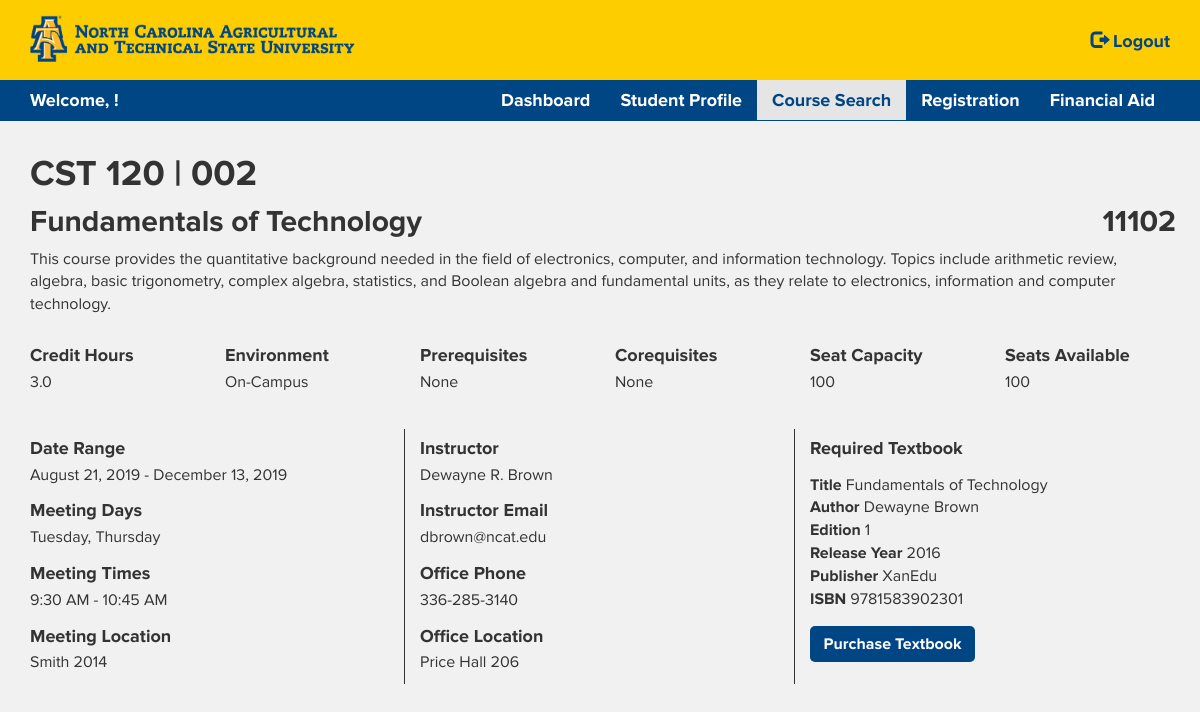
The app's page /information.php?id=11102 (signed in) with its own data.
### tables this page shows
CREATE TABLE `section` (
  `crn` int(5) NOT NULL,
  `course_id` int(5) NOT NULL,
  `section_number` varchar(3) NOT NULL,
  `instructor_id` int(9) NOT NULL,
  `semester_id` int(5) NOT NULL,
  `type_id` int(1) NOT NULL,
  `meeting_days` varchar(5) DEFAULT NULL,
  `start_time` time DEFAULT NULL,
  `end_time` time DEFAULT NULL,
  `meeting_location` varchar(255) NOT NULL,
  `seat_capacity` int(3) NOT NULL,
  PRIMARY KEY (`crn`),
  KEY `course_id` (`course_id`),
  KEY `instructor_id` (`instructor_id`),
  KEY `semester_id` (`semester_id`),
  KEY `type_id` (`type_id`)
);

CREATE TABLE `subject` (
  `subject_id` int(5) NOT NULL,
  `subject_title` varchar(255) NOT NULL,
  `subject_abbreviation` varchar(4) NOT NULL,
  PRIMARY KEY (`subject_id`)
);

CREATE TABLE `course` (
  `course_id` int(5) NOT NULL,
  `course_number` int(3) NOT NULL,
  `course_title` varchar(255) NOT NULL,
  `course_description` text NOT NULL,
  `department_id` int(5) NOT NULL,
  `subject_id` varchar(4) NOT NULL,
  `credit_hours` decimal(2,1) NOT NULL,
  `level_id` int(1) NOT NULL,
  `prerequisite_id` int(9) DEFAULT NULL,
  `corequisite_id` int(9) DEFAULT NULL,
  `isbn` varchar(13) DEFAULT NULL,
  PRIMARY KEY (`course_id`),
  KEY `department_id` (`department_id`),
  KEY `subject_id` (`subject_id`),
  KEY `level_id` (`level_id`),
  KEY `prerequisite_id` (`prerequisite_id`),
  KEY `corequisite_id` (`corequisite_id`),
  KEY `isbn` (`isbn`)
);

CREATE TABLE `course_type` (
  `type_id` int(1) NOT NULL,
  `type_name` varchar(255) NOT NULL,
  PRIMARY KEY (`type_id`)
);

CREATE TABLE `semester` (
  `semester_id` int(5) NOT NULL,
  `semester_title` varchar(255) NOT NULL,
  `start_date` date NOT NULL,
  `finish_date` date NOT NULL,
  PRIMARY KEY (`semester_id`)
);

CREATE TABLE `instructor` (
  `instructor_id` int(9) NOT NULL,
  `first_name` varchar(255) NOT NULL,
  `middle_initial` char(1) DEFAULT NULL,
  `last_name` varchar(255) NOT NULL,
  `email` varchar(255) NOT NULL,
  `office_location` varchar(255) DEFAULT NULL,
  `office_phone` char(10) DEFAULT NULL,
  `department_id` int(5) NOT NULL,
  PRIMARY KEY (`instructor_id`),
  KEY `department_id` (`department_id`)
);

CREATE TABLE `textbook` (
  `isbn` varchar(13) NOT NULL,
  `textbook_title` varchar(255) NOT NULL,
  `author_id` int(5) NOT NULL,
  `textbook_edition` int(2) NOT NULL,
  `textbook_release_year` year(4) NOT NULL,
  `publisher_id` int(5) NOT NULL,
  PRIMARY KEY (`isbn`),
  KEY `author_id` (`author_id`),
  KEY `publisher_id` (`publisher_id`)
);

CREATE TABLE `author` (
  `author_id` int(5) NOT NULL,
  `author_name` varchar(255) NOT NULL,
  PRIMARY KEY (`author_id`)
);

CREATE TABLE `publisher` (
  `publisher_id` int(5) NOT NULL,
  `publisher_name` varchar(255) NOT NULL,
  PRIMARY KEY (`publisher_id`)
);

### information.php (the view, shortened to what this page needs)
<?php
include 'config.php';
?>
<?php
$crn=$_GET["id"];
$sql_info="SELECT crn, section_number, meeting_days, start_time, end_time, meeting_location, seat_capacity, first_name, middle_initial, last_name, email, office_location, office_phone, course_number, course_title, course_description, credit_hours, subject_abbreviation, type_name, start_date, finish_date, textbook.isbn, textbook_title, textbook_release_year, textbook_edition, author_name, publisher_name
FROM section, instructor, course, subject, course_type, semester, textbook, author, publisher
WHERE crn='$crn' AND section.instructor_id=instructor.instructor_id AND section.course_id=course.course_id AND section.type_id=course_type.type_id AND course.subject_id=subject.subject_id AND section.semester_id=semester.semester_id AND course.isbn=textbook.isbn AND author.author_id=textbook.author_id AND publisher.publisher_id=textbook.publisher_id";
$result_info = $conn->query($sql_info);
if ($result_info->num_rows > 0) {
    $row_info = $result_info->fetch_assoc();
    $section=$row_info["section_number"];
    $meeting_days=$row_info["meeting_days"];
    $start_time=date('g:i A', strtotime($row_info["start_time"]));
    $end_time=date('g:i A', strtotime($row_info["end_time"]));
    $meeting_location=$row_info["meeting_location"];
    $seat_capacity=$row_info["seat_capacity"];
    $first_name=$row_info["first_name"];
    $middle_initial=$row_info["middle_initial"];
    $last_name=$row_info["last_name"];
    $email=$row_info["email"];
    $office_location=$row_info["office_location"];
    $office_phone=$row_info["office_phone"];
    $course_number=$row_info["course_number"];
    $course_title=$row_info["course_title"];
    $course_description=$row_info["course_description"];
    $credit_hours=$row_info["credit_hours"];
    $subject_abbreviation=$row_info["subject_abbreviation"];
    $type_name=$row_info["type_name"];
    $start_date=date('F j, Y', strtotime($row_info["start_date"]));
    $finish_date=date('F j, Y', strtotime($row_info["finish_date"]));
    $isbn=$row_info["isbn"];
    $textbook_title=$row_info["textbook_title"];
    $textbook_edition=$row_info["textbook_edition"];
    $textbook_release_year=$row_info["textbook_release_year"];
    $author_name=$row_info["author_name"];
    $publisher_name=$row_info["publisher_name"];
}
$sql_seats="SELECT COUNT(*) AS seats_taken FROM registration WHERE registration.crn='$crn'";
$result_seats = $conn->query($sql_seats);
$row_seats = $result_seats->fetch_assoc();
$seats_taken=$row_seats["seats_taken"];
$seats_available=$seat_capacity-$seats_taken;
$sql_prerequisite="SELECT subject_abbreviation, p.course_number FROM course AS s, course AS p, section, subject WHERE crn='$crn' AND s.prerequisite_id=p.course_id AND s.course_id=section.course_id AND p.subject_id=subject.subject_id";
$result_prerequisite = $conn->query($sql_prerequisite);
$row_prerequisite = $result_prerequisite->fetch_assoc();
$prerequisite_abbreviation=$row_prerequisite["subject_abbreviation"];
$prerequisite_number=$row_prerequisite["course_number"];
$sql_corequisite="SELECT subject_abbreviation, c.course_number FROM course AS s, course AS c, section, subject WHERE crn='$crn' AND s.corequisite_id=c.course_id AND s.course_id=section.course_id AND c.subject_id=subject.subject_id";
$result_corequisite = $conn->query($sql_corequisite);
$row_corequisite = $result_corequisite->fetch_assoc();
$corequisite_abbreviation=$row_corequisite["subject_abbreviation"];
$corequisite_number=$row_corequisite["course_number"];
?>
<!DOCTYPE html>
<html lang="en">
    <head>
        <link rel="stylesheet" href="https://maxcdn.bootstrapcdn.com/bootstrap/3.3.7/css/bootstrap.min.css">
        <link rel="stylesheet" href="https://use.fontawesome.com/releases/v5.7.2/css/all.css">
        <link rel="stylesheet" type="text/css" href="/stylesheets/stylesheet.css">
    </head>
    <body style="margin-bottom:35px;">
        <nav class="navbar navbar-inverse navbar-fixed-top">
            <div class="container" style="height:80px;">
                <div class="navbar-header">
                    <a class="navbar-brand" href="/dashboard.php"><img src="/images/Logo.png" style="width:325px;"></a>
                </div>
                <ul class="nav navbar-nav navbar-right">
                    <li><a href="/logout.php" class="logout"><span class="glyphicon glyphicon-log-out"></span> Logout</a></li>
                </ul>
            </div>
            <div class="container-fluid" style="background:#004684;">
                <div class="container">
                    <div class="navbar-header welcome-message">
                        Welcome, <?=$_SESSION['name']?>!
                    </div>
                <ul class="nav navbar-nav">
                    <li><a href="dashboard.php">Dashboard</a></li>
                    <li><a href="profile.php">Student Profile</a></li>
                    <li class="active"><a href="search.php">Course Search</a></li>
                    <li><a href="registration.php">Registration</a></li>
                    <li><a href="financial.php">Financial Aid</a></li>
                </ul>
                </div>
            </div>
        </nav>
        <div class="container">
            <div class="row">
                <div class="col-sm-12">
                    <h1><?php echo $subject_abbreviation . " " . $course_number . " | " . $section; ?></h1>
                </div>
                <div class="col-sm-11">
                    <h2 style="margin-top:0;"><?php echo $course_title; ?></h2>
                </div>
                <div class="col-sm-1">
                    <h2 style="margin-top:0;"><?php echo $crn; ?></h2>
                </div>
            </div>
            <p style="margin-bottom:20px;"><?php echo $course_description; ?></p>
            <div class="row">
                <div class="col-sm-2">
                    <h4>Credit Hours</h4>
                    <p><?php echo $credit_hours; ?></p>
                </div>
                <div class="col-sm-2">
                    <h4>Environment</h4>
                    <p><?php echo $type_name; ?></p>
                </div>
                <div class="col-sm-2">
                    <h4>Prerequisites</h4>
                    <p>
                        <?php
                        if ($prerequisite_number === NULL) {
                            echo "None";
                        }
                        else {
                            echo $prerequisite_abbreviation . " " . $prerequisite_number;
                        }
                        ?>
                    </p>
                </div>
                <div class="col-sm-2">
                    <h4>Corequisites</h4>
                    <p>
                        <?php
                        if ($corequisite_number === NULL) {
                            echo "None";
                        }
                        else {
                            echo $corequisite_abbreviation . " " . $corequisite_number;
                        }
                        ?>
                    </p>
                </div>
                <div class="col-sm-2">
                    <h4>Seat Capacity</h4>
                    <p><?php echo $seat_capacity; ?></p>
                </div>
                <div class="col-sm-2">
                    <h4>Seats Available</h4>
                    <p><?php echo $seats_available; ?></p>
                </div>
            </div>
            <div class="row" style="margin-top:25px;">
                <div class="col-sm-4" style="border-right:1px solid;">
                    <h4>Date Range</h4>
                    <p style="margin-bottom:15px;"><?php echo $start_date . " - " . $finish_date; ?></p>
                    <h4>Meeting Days</h4>
                    <p style="margin-bottom:15px;">
                        <?php
                        if ($meeting_days === "") {
                            echo "N/A";
                        }
                        else {
                            $days_initial = ["M", "T", "W", "R", "F"];
                            $days = ["Monday,", " Tuesday,", " Wednesday,", " Thursday,", " Friday,"];
                            echo rtrim(str_replace($days_initial,$days,$meeting_days), ',');
                        }
                        ?>
                    </p>
                    <h4>Meeting Times</h4>
                    <p style="margin-bottom:15px;">
                        <?php
                        if ($meeting_days === "") {
                            echo "N/A";
                        }
                        else {
                            echo $start_time . " - " . $end_time;
                        }
                        ?>
                        </p>
                    <h4>Meeting Location</h4>
                    <p><?php echo $meeting_location; ?></p>
                </div>
                <div class="col-sm-4" style="border-right:1px solid;">
                    <h4>Instructor</h4>
                    <p style="margin-bottom:15px;">
                        <?php
                        if ($middle_initial==="") {
                            echo $first_name . " " . $last_name;
                        } else {
                            echo $first_name . " " . $middle_initial . ". " . $last_name;
                        }
                        ?>
                    </p>
                    <h4>Instructor Email</h4>
                    <p style="margin-bottom:15px;"><?php echo $email; ?></p>
                    <h4>Office Phone</h4>
                    <p style="margin-bottom:15px;">
                        <?php
                        $phone_1 = substr($office_phone, 0, 3);
                        $phone_2 = substr($office_phone, 3, 3);
                        $phone_3 = substr($office_phone, 6, 4);
                        echo $phone_1 . "-" . $phone_2 . "-" . $phone_3;
                        ?>
                    </p>
                    <h4>Office Location</h4>
                    <p><?php echo $office_location; ?></p>
                </div>
                <div class="col-sm-4">
                    <h4 style="margin-bottom:15px;">Required Textbook</h4>
                    <?php
                        if ($isbn === "") {
                            echo "There is no required textbook for this course.";
                        }
                        else {
                            echo "<strong>Title </strong>" . $textbook_title . "<br>";
                            echo "<strong>Author </strong>" . $author_name . "<br>";
                            echo "<strong>Edition </strong>" . $textbook_edition . "<br>";
                            echo "<strong>Release Year </strong>" . $textbook_release_year . "<br>";
                            echo "<strong>Publisher </strong>" . $publisher_name . "<br>";
                            echo "<strong>ISBN </strong>" . $isbn . "<br>";
                            echo "<a href='https://ncat.bncollege.com' target='_blank'>";
                            echo "<div class='purchase-textbook'>Purchase Textbook</div>";
                            echo "</a>";
                        }
                        ?>
                </div>
            </div>
        </div>
    </body>
</html>

### stylesheets/stylesheet.css (style rules this page uses)
* { margin: 0; padding: 0; box-sizing: border-box; }
body { font-family:Proxima Nova, sans-serif; font-weight:400; margin-top:135px; font-size:16px; background:#f1f1f1; }
h1, h2, h3, h4, h5, h6 { font-weight:700; }
a.contact-us, a.logout { color:#004684!important; }
.navbar { font-weight:700; font-size:18px; }
.navbar-inverse { background-color:#fdcd00; border-color:transparent; }
.navbar-fixed-top { border-width:0; height:80px; }
.navbar-inverse .navbar-nav>.active>a, .navbar-inverse .navbar-nav>.active>a:focus, .navbar-inverse .navbar-nav>.active>a:hover { background-color:#e5e5e5; color:#004684; }
.navbar-inverse .navbar-nav>li>a { color:#fff; }
.navbar-nav { float:right; }
.navbar-nav>li>a { padding-top:10px; padding-bottom:10px; }
.welcome-message { color:#fff; padding-top:7.5px; padding-bottom:7.5px; }
.navbar-right { margin-top:19px; }
.row a { color:#004684; }
.purchase-textbook { background: #004684; color: #fff; border-radius: 5px; padding: 7px 12px 7px 12px; width: 165px; font-weight: 700; margin-top: 15px; text-align: center; }

### information.php (style rules this page uses)
h4 { margin-bottom:5px; }

### records on screen
section: subject.subject_abbreviation "CST", course.course_number "120", section_number "002", course.course_title "Fundamentals of Technology", course.course_description "This course provides the quantitative background needed in the field of electronics, computer, and information technology. Topics include arithmetic review, algebra, basic trigonometry, complex algebra, statistics, and Boolean algebra and fundamental units, as they relate to electronics, information and computer technology.", course.credit_hours "3.0", type.type_name "On-Campus", seat_capacity "100", semester.start_date "August 21, 2019", semester.finish_date "December 13, 2019", meeting_days "Tuesday, Thursday", start_time "9:30 AM", end_time "10:45 AM", meeting_location "Smith 2014", instructor.first_name "Dewayne", instructor.middle_initial "R", instructor.last_name "Brown", instructor.email "dbrown@ncat.edu", instructor.office_phone "336", instructor.office_phone "285", instructor.office_phone "3140", instructor.office_location "Price Hall 206", textbook.textbook_title "Fundamentals of Technology", author.author_name "Dewayne Brown", textbook.textbook_edition "1", textbook.textbook_release_year "2016", publisher.publisher_name "XanEdu", textbook.isbn "9781583902301"

### other values on screen
$crn "11102"
